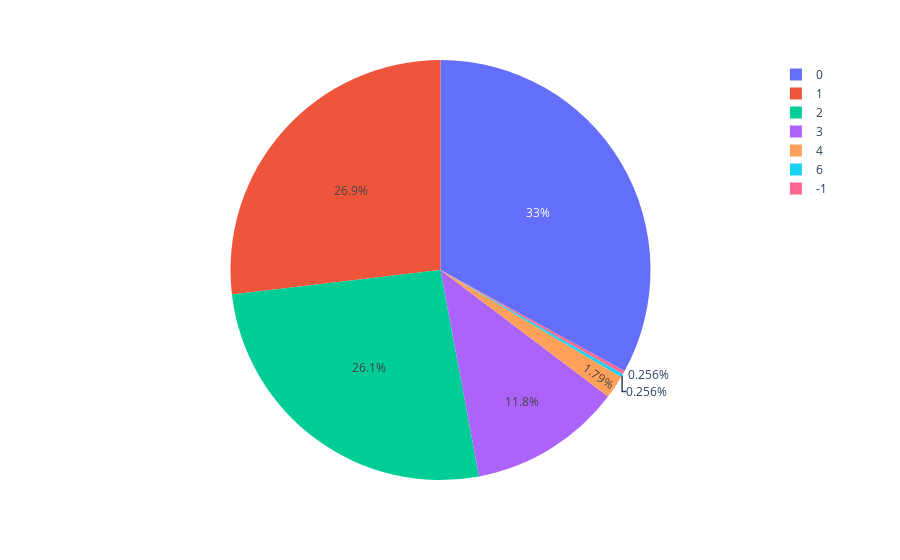

Notebook source saved alongside this figure:
### Code cell
px.pie(data_sen, 'sentiment')

### Figure 1 — Plotly figure (JSON) as saved in the notebook; plotly's stock layout.template omitted (floating-point values rounded to 4 significant figures; data arrays with more than 128 entries replaced by an {"elided": "..."} marker saying what was removed)
{"data": [{"domain": {"x": [0, 1], "y": [0, 1]}, "hovertemplate": "sentiment=%{label}<extra></extra>", "labels": {"elided": "391 int values"}, "legendgroup": "", "name": "", "showlegend": true, "type": "pie"}], "layout": {"legend": {"tracegroupgap": 0}, "margin": {"t": 60}}}
